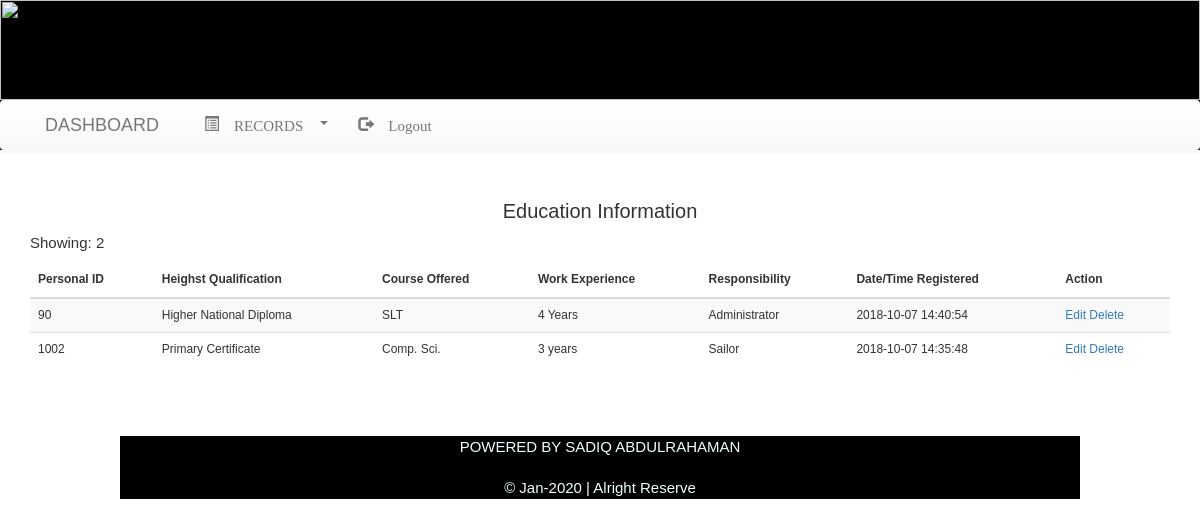
The page /edu_rec.php on the database its author committed.
### tables this page shows
CREATE TABLE IF NOT EXISTS `personal` (
  `pid` int(11) NOT NULL,
  `fname` varchar(30) NOT NULL,
  `lname` varchar(30) NOT NULL,
  `oname` varchar(40) NOT NULL,
  `sex` varchar(10) NOT NULL,
  `state` varchar(200) NOT NULL,
  `dob` varchar(30) NOT NULL,
  `phonenumber` varchar(20) NOT NULL,
  `haddress` varchar(200) NOT NULL,
  `nok` varchar(200) NOT NULL,
  `nokaddress` varchar(200) NOT NULL,
  `HeighestQaul` varchar(100) NOT NULL,
  `CourseOff` varchar(200) NOT NULL,
  `WorkExp` varchar(100) NOT NULL,
  `Responsibility` varchar(100) NOT NULL,
  `height` varchar(20) NOT NULL,
  `weight` varchar(30) NOT NULL,
  `bloodgr` varchar(20) NOT NULL,
  `genotype` varchar(100) NOT NULL,
  `hopi` varchar(100) NOT NULL,
  `mresult` varchar(50) NOT NULL,
  `dremark` varchar(30) NOT NULL,
  `reg_date` timestamp NOT NULL DEFAULT CURRENT_TIMESTAMP ON UPDATE CURRENT_TIMESTAMP,
  PRIMARY KEY (`pid`)
);

### edu_rec.php (the view, shortened to what this page needs)
<!DOCTYPE html>
<head>
        <link rel="stylesheet" href="css/bootstrap.min.css">
        <link rel="stylesheet" href="css/bootstrap-theme.min.css">
        <link rel="stylesheet" href="css/font-awesome.min.css">
        <link rel="stylesheet" type="text/css" href="font-awesome.min.css">
        <link rel="stylesheet" type="text/css" href="gillstyle.css">
        <link rel="stylesheet" type="text/css" href="fontawesome-webfont.eot">
</head>
<body>
   <?php
   include ('dashboard.php');
   ?>
    <div class="container" style="padding-top: 30px; padding-bottom: 50px;" align = "center">
        <h2 style="font-size: 20px; font-family: sans-serif;">Education Information</h2>
    <table class="table table-striped" style="font-size: 12px;">
    <thead>
        <tr>
            <th>Personal ID</th>
            <th>Heighst Qualification</th>
            <th>Course Offered</th>
            <th>Work Experience</th>
            <th>Responsibility</th>
            <th>Date/Time Registered</th>
            <th>Action</th>
        </tr>
        </thead>
        <tbody>
            <?php
            $db =  mysqli_connect("localhost","root","","navy");
            $rahman = mysqli_query($db, "select * from personal");
            $count = mysqli_num_rows($rahman);
         while($sa = mysqli_fetch_array($rahman)){
             ?>
            <tr>
            <td><?php echo $sa['pid']; ?></td>
            <td><?php echo $sa['HeighestQaul']; ?></td>
            <td><?php echo $sa['CourseOff']; ?></td>
            <td><?php echo $sa['WorkExp']; ?></td>
            <td><?php echo $sa['Responsibility']; ?></td>
            <td><?php echo $sa['reg_date']; ?></td>
         <?php echo'   <td><div align="left"><a  href="edu_rec.php?pid='.$sa["pid"].'">Edit</a>   ';?>
         <?php echo'   <a  href="delete.php?pid='.$sa["pid"].'">Delete</a></div></td>   ';?>
        </tr>
            <?php
         }
         echo "<p align = 'left'>Showing: $count </p>";
            ?>
        </tbody>
        </table>
</div>   <?php include 'foot.php'; ?>
</body>
</html>

### css/gillstyle.css (style rules this page uses)
body { font-family: ariel, verdana, sans-serif; font-size: 150%; }
* { box-sizing: border-box; }

### rows shown on the page
personal: pid "90", HeighestQaul "Higher National Diploma", CourseOff "SLT", WorkExp "4 Years", Responsibility "Administrator", reg_date "2018-10-07 14:40:54"
personal: pid "1002", HeighestQaul "Primary Certificate", CourseOff "Comp. Sci.", WorkExp "3 years", Responsibility "Sailor", reg_date "2018-10-07 14:35:48"

### other values the page prints
$count "2"
